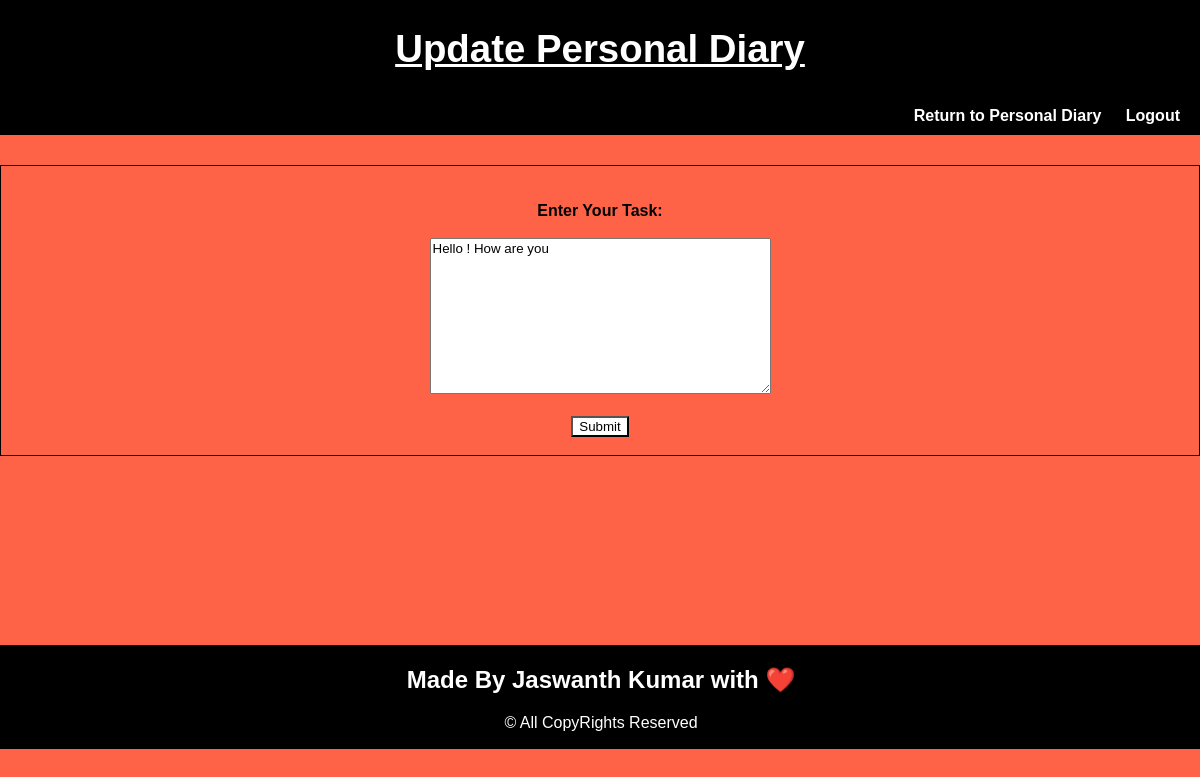
The page /upd/1 on the database as committed earlier.
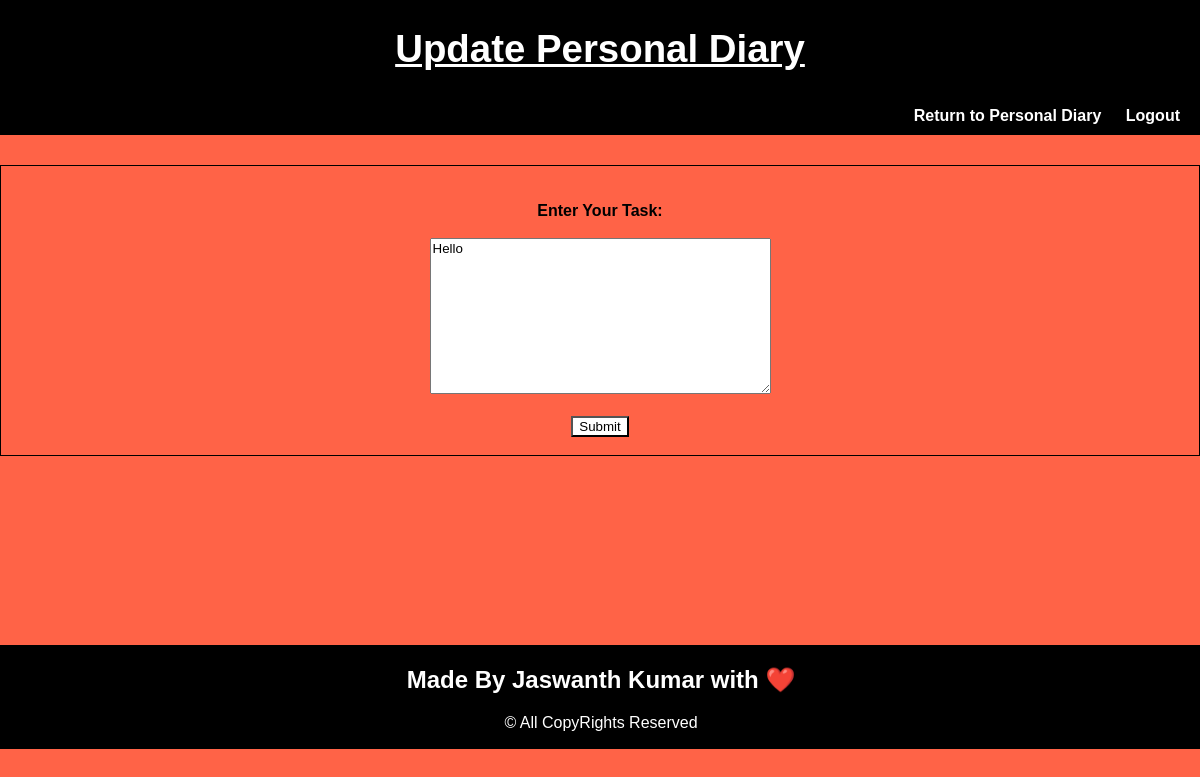
The same page on the database as committed later.
### app.py (models this page shows)
class Note(db.Model):
    id = db.Column(db.Integer, primary_key=True)
    note_text = db.Column(db.String(1000), nullable=False)
    date_created = db.Column(db.DateTime, default=datetime.utcnow)
    user_id = db.Column(db.Integer, db.ForeignKey('user.id'))

### app.py (the view)
@app.route('/upd/<int:id>',methods=['POST','GET'])
def upda(id):
    note = Note.query.get_or_404(id)
    if request.method == 'POST':
        note.note_text = request.form['updanote']
        try:
            db.session.commit()
            return redirect('/personalnotes')
        except:
            return "There was an error"
    else:
        return render_template('updatenotes.html',note=note)

### templates/updatenotes.html (shortened to what this page needs)
<!DOCTYPE html>
<html>
    <head>
    </head>
    <body>
        <header><h1>Update Personal Diary</h1></header>
        <nav>
            <a href="{{url_for('personalnotes')}}">Return to Personal Diary</a>
            <a href="{{url_for('logout')}}">Logout</a>
        </nav>
        <div class="container">
            <div class="noteform">
                <form class="note" action="/upd/{{note.id}}" method="POST">
                    <br><br>
                    <label><b>Enter Your Task: </b></label><br><br>
                    <textarea type="text" name="updanote" rows="10" cols="40">{{note.note_text}}</textarea><br><br>
                    <input type="submit" name="submit" id="submit">
                    <br><br>
                </form>
            </div>
        </div>
        <footer>
            <h2>Made By Jaswanth Kumar with ❤️</h2>
            <p>&copy; All CopyRights Reserved</p>
        </footer>
    </body>
</html>

Rows that differ between the two databases and show on the page:
changed Note: updanote "Hello ! How are you" → "Hello"
